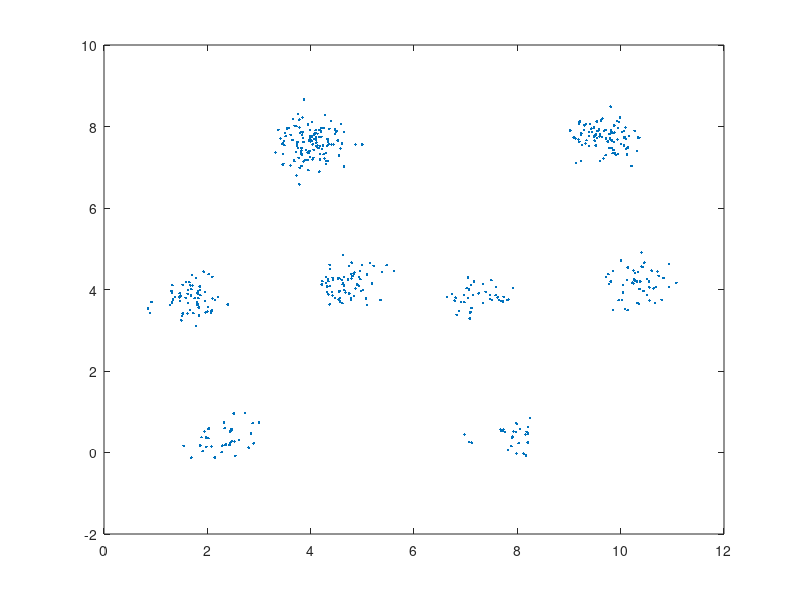

Here is the MATLAB script that generated this plot:
%%%%%%%%%%%%%%%%%%%%%%%%%%%%%%%%%%%%%%%%%%%%%%%%%%%%%%%%%%%%%%%%%%%%%%%%%%%
% Y = [Y_1,...,Y_T]                         D  * T
% S_t = [S^{1}|...|S^{M}]'                  MK * 1
% S = [S_1,...,S_T]                         MK * T
% W = [W^{1}|...|W^{M}]                     D  * MK
% P_{i,j} = P(S_{t+1} = i | S_{t+j} = j) 
% P = [P^{1}|...|P^{M}]]'                   MK  * K
%%%%%%%%%%%%%%%%%%%%%%%%%%%%%%%%%%%%%%%%%%%%%%%%%%%%%%%%%%%%%%%%%%%%%%%%%%%

% clear;

% Variable that is 1 if we use matlab, and 0 otherwise
isMatlab = exist('OCTAVE_VERSION', 'builtin') == 0;

% To be able to repeat
if (isMatlab)
    rng('default');
    rng(1);
else
    pkg load statistics;
    randn('seed',8);
    rand('seed',8);
end

% Parameters
K = 2;
M = 3;
D = 2;
T = 500;

% Generate random parameters

Pi = rand(M,K);
Pi = Pi ./ sum(Pi,2);

P = rand(M*K,K);
P = P ./ sum(P,2);

W = 2 * randn(D,M*K);

%C = diag(rand(1,D)); % To be sure it is psd
C = 0.1 * eye(D);

% Compute sequence of hidden and observable varibles
S = zeros(M*K,T);
Y = zeros(D,T);

% Initialization
S(:,1) = reshape(mnrnd(1,Pi)',[K*M,1]);
mu = sum(W(:,S(:,1)>0),2);
Y(:,1) = mvnrnd(mu,C);
Stest(:,1) = reshape(mnrnd(1,Pi)',[K*M,1]);
muTest = sum(W(:,Stest(:,1)>0),2);
Ytest(:,1) = mvnrnd(muTest,C);

for t = 2:T
    S(:,t) = reshape(mnrnd(1,P(S(:,t-1)>0,:))', [K*M,1]);
    mu = sum(W(:,S(:,t)>0),2);
    Y(:,t) = mvnrnd(mu,C);
    Stest(:,t) = reshape(mnrnd(1,P(Stest(:,t-1)>0,:))', [K*M,1]);
    muTest = sum(W(:,Stest(:,t)>0),2);
    Ytest(:,t) = mvnrnd(muTest,C);
end

plot(Y(1,:),Y(2,:),'.');
